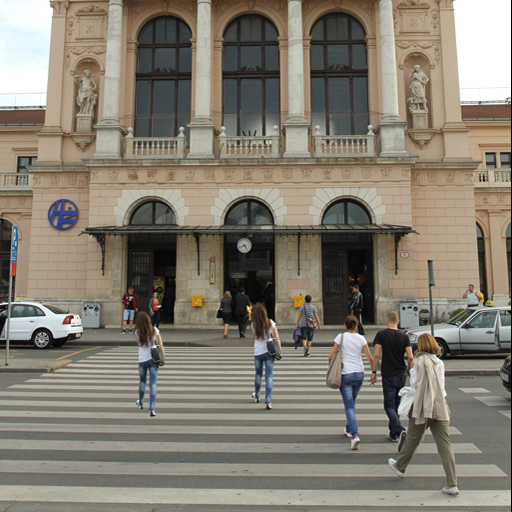
#> input picture CF_detector/CF_detector/main/sample.png, 512 x 512 px
$ python -i detector.py   (imports and definitions only)
#> lines starting #> are read from the running program, lines starting #| are printed output that depends on the picture

import cv2
import imutils
import numpy as np
import matplotlib.pyplot as plt
from scipy.cluster import hierarchy
from scipy.spatial.distance import pdist
from collections import Counter


def readImage(image_name):
    """
    Function to convert an image into a numpy array representation
    :param image_name: A string representing the name of the image
    :return: The image represented in a numpy.ndarray type
    """
    return cv2.imread(image_name)


def showImage(image):
    """
    Function to display the image to the user. Closes the image window when the user presses any key
    :param image: An image of type numpy.ndarray
    :return: None
    """
    image = imutils.resize(image, width=600)
    cv2.imshow('image', image)
    cv2.waitKey(0)
    cv2.destroyAllWindows()


def featureExtraction(image):
    """
    Function to extract features from the image with the use of SIFT algorithm
    :param image: An image of type numpy.ndarray
    :return: A tuple representing (keypoints, descriptors)
    """
    gray_img = cv2.cvtColor(image, cv2.COLOR_BGR2GRAY)
    sift = cv2.xfeatures2d.SIFT_create()
    kp, desc = sift.detectAndCompute(gray_img, None)
    return kp, desc


def featureMatching(keypoints, descriptors):
    """
    Function to match each keypoint in the image with its closest match
    :param keypoints: A 1-dimensional array representing all the keypoints extracted from the image
    :param descriptors: A 2-dimensional array of shape (n, 128), where n is the number of keypoints
                        and 128 is the size of each descriptor for each keypoint
    :return: Returns a tuple (points1, points2), whereby the first element in points2 is the closest match to the first element in points1 and so on.
             Returns a tuple (None, None), if no matches was found.
    """
    #cv2.NORM_L2 is used since we are using the SIFT algorithm
    norm = cv2.NORM_L2
    #number of closest match we want to find for each descriptor
    k = 10

    #uses a brute force matcher(compare each descriptor of desc1, with each descriptor of desc2...)
    bf_matcher = cv2.BFMatcher(norm)
    #finds 10 closest matches for each desc in desc1 with desc in desc2
    matches = bf_matcher.knnMatch(descriptors, descriptors, k)

    #apply ratio test to get good matches (2nn test)
    ratio = 0.5
    good_matches_1 = []
    good_matches_2 = []

    for match in matches:
        k = 1   #ignore the first element in the matches array (distance to itself is always 0)

        while match[k].distance < ratio * match[k + 1].distance:  #d_i/d_(i+1) < T (ratio)
            k += 1

        for i in range(1, k):
            #just to ensure points are spatially separated
            if pdist(np.array([keypoints[match[i].queryIdx].pt, keypoints[match[i].trainIdx].pt]), "euclidean") > 10:
                good_matches_1.append(keypoints[match[i].queryIdx])
                good_matches_2.append(keypoints[match[i].trainIdx])

    points_1 = [match.pt for match in good_matches_1]
    points_2 = [match.pt for match in good_matches_2]

    if len(points_1) > 0:
        points = np.hstack((points_1, points_2))    #column bind
        unique_points = np.unique(points, axis=0)   #remove any duplicated points
        return np.float32(unique_points[:, 0:2]), np.float32(unique_points[:, 2:4])
    else:
        return None, None


def hierarchicalClustering(points_1, points_2, metric, threshold):
    """
    Function to perform hierarchical agglomerative clustering on the two sets of points
    :param points_1: A 2d-array of shape (n, 2), where n is the number of points, and 2 is x and y coordinate
    :param points_2: A 2d-array of shape (n, 2), where n is the number of points, and 2 is x and y coordinate
    :param metric: The distance metric to use
    :param threshold: The threshold to apply when forming clusters
    :return: A triple (
                An array of length n. T[i] is the flat cluster number to which original observation i belongs.
                2d-array representing the first set of points,
                2d-array representing the second set of points)
    """
    points = np.vstack((points_1, points_2))        #vertically stack both sets of points (row bind)
    dist_matrix = pdist(points, metric='euclidean') #obtain condensed distance matrix (needed in linkage function)
    Z = hierarchy.linkage(dist_matrix, metric)

    #perform agglomerative hierarchical clustering
    cluster = hierarchy.fcluster(Z, t=threshold, criterion='inconsistent', depth=4)
    #filter outliers
    cluster, points = filterOutliers(cluster, points)

    n = int(np.shape(points)[0]/2)
    return cluster, points[:n], points[n:]


def filterOutliers(cluster, points):
    """
    Function to filter the outliers in the image
    :param cluster: An array of length n. T[i] is the flat cluster number to which original observation i belongs.
    :param points: A 2d-array representing the candidate points in the image
    :return: A tuple (
                An 1d-array representing the cluster that each point correspond to,
                A 2d-array representing the candidate points after removing outliers)
    """
    cluster_count = Counter(cluster)
    to_remove = []  # find clusters that does not have more than 3 points (remove them)
    for key in cluster_count:
        if cluster_count[key] <= 3:
            to_remove.append(key)

    indices = np.array([])   # find indices of points that corresponds to the cluster that needs to be removed

    for i in range(len(to_remove)):
        indices = np.concatenate([indices, np.where(cluster == to_remove[i])], axis=None)

    indices = indices.astype(int)
    indices = sorted(indices, reverse=True)

    for i in range(len(indices)):   # remove points that belong to each unwanted cluster
        points = np.delete(points, indices[i], axis=0)

    for i in range(len(to_remove)):  # remove unwanted clusters
        cluster = cluster[cluster != to_remove[i]]

    return cluster, points


def plotImage(img, p1, p2, C):
    """
    Function to plot the region of forgery on the original image
    :param img: A numpy representation of the image (passed through readImage())
    :param p1: A 2d-array representing the first set of points
    :param p2: A 2d-array representing the second set of points
    :param C: A 1d-array representing the cluster that each point belongs to
    :return: None
    """
    plt.imshow(img)
    plt.axis('off')

    colors = C[:np.shape(p1)[0]]
    plt.scatter(p1[:, 0], p1[:, 1], c=colors, s=30)

    for coord1, coord2 in zip(p1, p2):
        x1 = coord1[0]
        y1 = coord1[1]

        x2 = coord2[0]
        y2 = coord2[1]

        plt.plot([x1, x2], [y1, y2], 'c', linestyle=":")

    plt.savefig("results.png", bbox_inches='tight', pad_inches=0)
    plt.clf()


def detectCopyMove(image):
    """
    Main function of the program, detects if an image has been forged with copy-move
    :param image: A numpy representation of the image (passed through readImage() function)
    :return: True if the image is forged with copy-move, False otherwise.
    """
    kp, desc = featureExtraction(image)
    p1, p2 = featureMatching(kp, desc)
    # showImage(image)x

    if p1 is None:
        # print("No tampering was found")
        return False

    clusters, p1, p2 = hierarchicalClustering(p1, p2, 'ward', 2.2)

    if len(clusters) == 0 or len(p1) == 0 or len(p2) == 0:
        # print("No tampering was found")
        return False

    image = cv2.cvtColor(image, cv2.COLOR_BGR2RGB)
    plotImage(image, p1, p2, clusters)
    return True

>>> import cv2
>>> picture = cv2.imread('sample.png')
#> picture is the input picture: shape (512, 512, 3); mean B, G, R 113.5, 125.3, 131.6
>>> result = detectCopyMove(picture)
#> in featureExtraction, `gray_img = cv2.cvtColor(image, cv2.COLOR_BGR2GRAY)`:
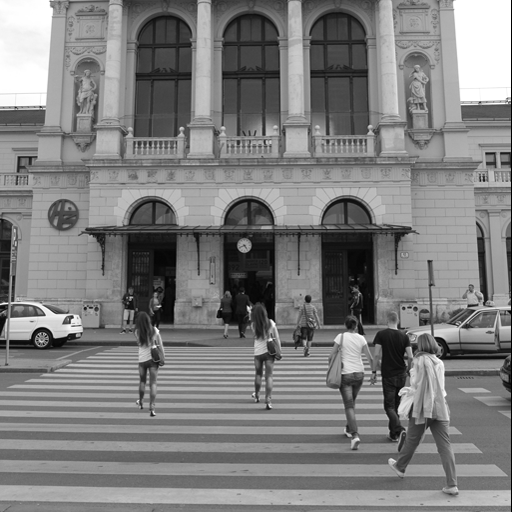
#> gray_img: shape (512, 512); min 0, max 255, mean 125.9
#> in featureExtraction, `kp, desc = sift.detectAndCompute(gray_img, None)`: kp = 1764 keypoints; strongest (x, y, size): (249, 308, 3.2), (72, 317, 2.3), (4, 303, 2), (271, 321, 2)
#> in featureMatching, `matches = bf_matcher.knnMatch(descriptors, descriptors, k)`: matches = 1764 matches
#> after the loop in featureMatching, `for match in matches:`: good_matches_1 = 45 keypoints; strongest (x, y, size): (154, 346, 2.2), (270, 339, 2.2), (260, 347, 8.9), (144, 354, 9); good_matches_2 has the same summary as good_matches_1
#> in featureMatching, `points_1 = [match.pt for match in good_matches_1]`: points_1 = 45 pairs, first value 137.2 to 356.3, second value 8.92 to 395.4
#> in featureMatching, `points_2 = [match.pt for match in good_matches_2]`: points_2 has the same summary as points_1
#> in featureMatching, `points = np.hstack((points_1, points_2))`: points = 45 rows, first 6: [137.2, 395.4, 253.4, 388.8], [141.4, 393.4, 257.3, 386.6], [143.6, 354.4, 259.6, 347.4], [144.9, 365.8, 261.1, 358.8], [145.4, 330.9, 261.4, 323.9], [146.9, 345.2, 262.9, 338.2]
#> in featureMatching, `unique_points = np.unique(points, axis=0)`: unique_points = 40 rows, first 6: [137.2, 395.4, 253.4, 388.8], [141.4, 393.4, 257.3, 386.6], [143.6, 354.4, 259.6, 347.4], [144.9, 365.8, 261.1, 358.8], [145.4, 330.9, 261.4, 323.9], [146.9, 345.2, 262.9, 338.2]
#> in detectCopyMove, `p1, p2 = featureMatching(kp, desc)`: p1 = 40 pairs, first value 137.2 to 356.3, second value 8.92 to 395.4; p2 has the same summary as p1
#> in hierarchicalClustering, `points = np.vstack((points_1, points_2))`: points = 80 pairs, first value 137.2 to 356.3, second value 8.92 to 395.4
#> in hierarchicalClustering, `dist_matrix = pdist(points, metric='euclidean')`: dist_matrix = 3160 values, max 421 at index 37, min 0 at index 58, mean 152.5
#> in hierarchicalClustering, `Z = hierarchy.linkage(dist_matrix, metric)`: Z = 79 rows, first 6: [0, 59, 0, 2], [2, 63, 0, 2], [3, 64, 0, 2], [4, 65, 0, 2], [5, 66, 0, 2], [6, 68, 0, 2]
#> in hierarchicalClustering, `cluster = hierarchy.fcluster(Z, t=threshold, criterion='inconsistent',..`: cluster = 80 values, max 11 at index 17, min 1 at index 9, mean 6.5
#> in filterOutliers, `cluster_count = Counter(cluster)`: cluster_count = 11 items
#> the loop in filterOutliers, `for key in cluster_count:` made 11 passes
#> key on passes 1, 2, 5, 6, 7, 8, 11: 5, 6, 1, 11, 9, 2, 7
#> after the loop in filterOutliers, `for key in cluster_count:`: to_remove = [5, 9]
#> the loop in filterOutliers, `for i in range(len(to_remove)):` made 2 passes
#> indices on passes 1 to 2: [0, 1, 59], [0, 1, 59, 19, 40, 41]
#> in filterOutliers, `indices = sorted(indices, reverse=True)`: indices = [59, 41, 40, 19, 1, 0]
#> the loop in filterOutliers, `for i in range(len(indices)):` made 6 passes
#> after the loop in filterOutliers, `for i in range(len(indices)):`: points = 74 pairs, first value 141.8 to 356.3, second value 8.92 to 378
#> the loop in filterOutliers, `for i in range(len(to_remove)):` made 2 passes
#> after the loop in filterOutliers, `for i in range(len(to_remove)):`: cluster = 74 values, max 11 at index 15, min 1 at index 7, mean 6.46
#> in detectCopyMove, `clusters, p1, p2 = hierarchicalClustering(p1, p2, 'ward', 2.2)`: clusters has the same summary as cluster in filterOutliers; p1 = 37 pairs, first value 143.6 to 356.3, second value 8.92 to 378; p2 = 37 pairs, first value 141.8 to 356.3, second value 8.92 to 378
#> in plotImage, `colors = C[:np.shape(p1)[0]]`: colors = 37 values, max 11 at index 15, min 1 at index 7, mean 6.51
#> the loop in plotImage, `for coord1, coord2 in zip(p1, p2):` made 37 passes
#> (x1, y1, x2, y2) on passes 1 to 12: (143.6, 354.4, 259.6, 347.4), (144.9, 365.8, 261.1, 358.8), (145.4, 330.9, 261.4, 323.9), (146.9, 345.2, 262.9, 338.2), (150.2, 357.6, 266.2, 350.6), (150.5, 338.5, 266.5, 331.5), (150.5, 325.3, 266.5, 318.4), (151.8, 21.71, 323.4, 17.79), (152.5, 378, 268.5, 370.8), (152.5, 368.4, 268.5, 361.5), (153.8, 331.2, 269.8, 324.1), (154.2, 338, 270.2, 331)
#> in plotImage, `plt.savefig("results.png", bbox_inches='tight', pad_inches=0)`:
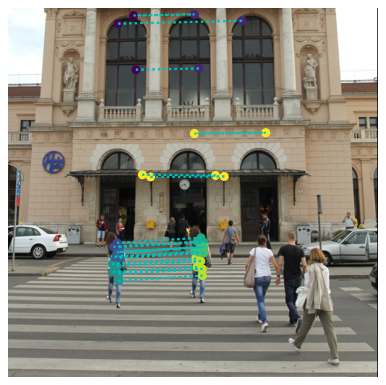
#> figure drawn by matplotlib, 1 panel
#> result = True
